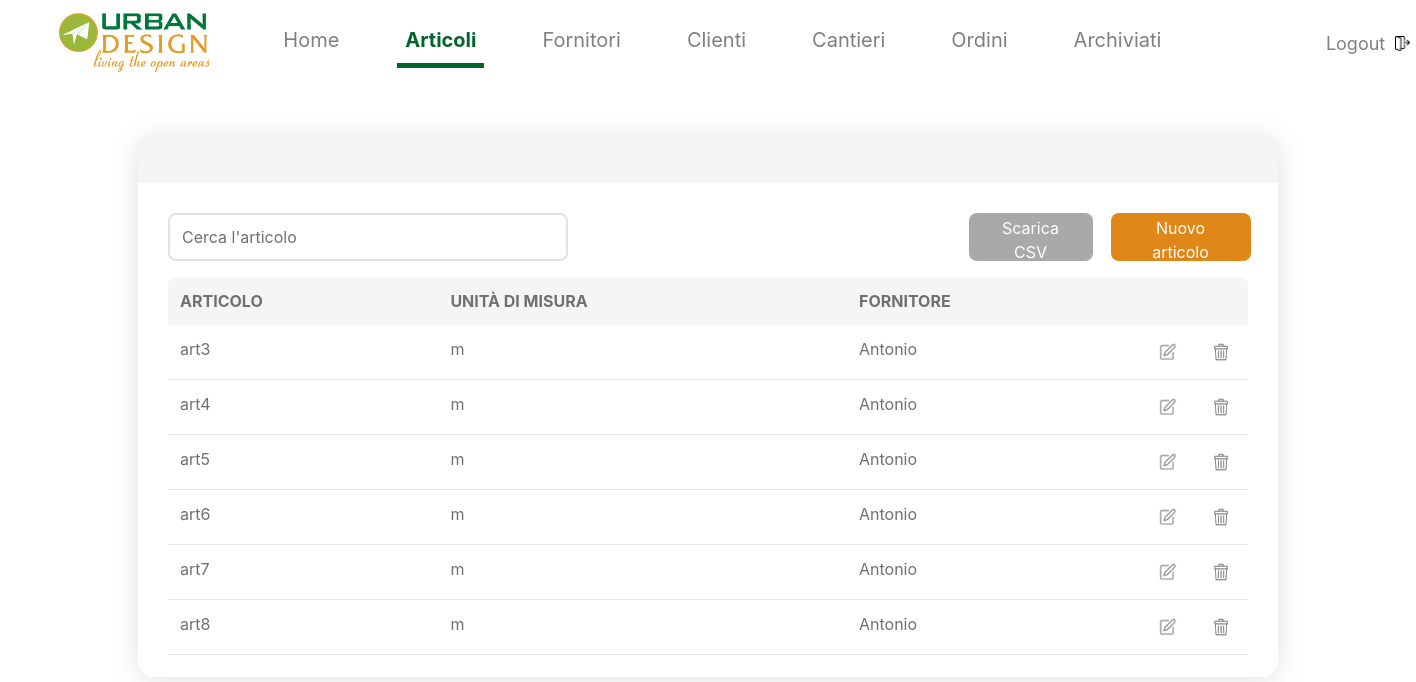
/articoli/, run on the app's committed database.
### ManagementSoftware/models.py (models this page shows, shortened)
class Article(models.Model):
    name = models.CharField(max_length=200, verbose_name="Nome dell'articolo")
    supplier_id = models.ForeignKey(Supplier, on_delete=models.CASCADE, verbose_name="Nome del fornitore")
    measurement_unit = models.CharField(max_length=50, verbose_name="Unità di misura", default="")
    class Meta:
        verbose_name = 'article'
        ordering = ("name",)

class Supplier(models.Model):
    name = models.CharField(max_length=200, verbose_name="Nome del fornitore")
    class Meta:
        verbose_name = 'supplier'
        ordering = ("name",)

### ManagementSoftware/views.py (the view)
# urls.py: path('articoli/', generic_views.TableView.as_view(
class TableView(TemplateView):
    model = None
    template_name = None
    model_filter = Q(pk__isnull=False)
    context_object_name = None
    def get(self, *args, **kwargs):
        objects = self.model.objects.filter(self.model_filter)
        context = {self.context_object_name: objects}
        return render(self.request, self.template_name, context)

### Article/templates/article/article_list.html (shortened to what this page needs)
{% extends 'single-tab.html' %}
{% block search_placeholder %}Cerca l'articolo{% endblock %}
{% block table %}{% include "article/article_table.html" %}{% endblock %}

### Article/templates/article/article_table.html
{% load static %}
<thead>
<tr>
    <th>ARTICOLO</th>
    <th>UNITÀ DI MISURA</th>
    <th>FORNITORE</th>
    <th class="icon"></th>
    <th class="icon"></th>
</tr>
</thead>
<tbody>
{% for article in articles %}
    <tr>
        <td>{{ article.name }}</td>
        <td>{{ article.measurement_unit }}</td>
        <td>{{ article.supplier_id.name }}</td>
        <td>
            <img class="update"
                 src="{% static 'ManagementSoftware/img/IconaModifica.png' %}" width="30px" alt="Modifica"
                 data-form-url="{% url 'article_update' article.pk %}">
        </td>
        <td>
            <img class="delete"
                 src="{% static 'ManagementSoftware/img/IconaElimina.png' %}" width="30px" alt="Modifica"
                 data-form-url="{% url 'article_delete' article.pk %}">
        </td>
    </tr>
{% endfor %}
</tbody>

### ManagementSoftware/static/ManagementSoftware/css/single-tab.css (style rules this page uses)
::placeholder { color: #707070 !important; opacity: 1; }
.update { cursor: pointer; }
.delete { cursor: pointer; }
thead { background-color: #F5F5F5; color: #707070; }
.table-wrapper thead { position: sticky; top: 0; }
tbody td { color: #707070; font-size: 16px; }
tbody tr { border-bottom: 1px solid #e6e6e6; }
th.icon { width: 1% !important; }

### data on the page
Article: name "art3", measurement_unit "m", supplier_id.name "Antonio"
Article: name "art4", measurement_unit "m", supplier_id.name "Antonio"
Article: name "art5", measurement_unit "m", supplier_id.name "Antonio"
Article: name "art6", measurement_unit "m", supplier_id.name "Antonio"
Article: name "art7", measurement_unit "m", supplier_id.name "Antonio"
Article: name "art8", measurement_unit "m", supplier_id.name "Antonio"
